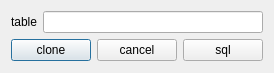
<?xml version="1.0" encoding="UTF-8"?>
<ui version="4.0">
 <class>dialog_clone</class>
 <widget class="QDialog" name="dialog_clone">
  <property name="geometry">
   <rect>
    <x>0</x>
    <y>0</y>
    <width>259</width>
    <height>73</height>
   </rect>
  </property>
  <property name="windowTitle">
   <string>layer cloning</string>
  </property>
  <property name="windowIcon">
   <iconset resource="resource.qrc">
    <normaloff>:/res/wheel.png</normaloff>:/res/wheel.png</iconset>
  </property>
  <layout class="QHBoxLayout" name="horizontalLayout_3">
   <item>
    <layout class="QVBoxLayout" name="verticalLayout">
     <item>
      <layout class="QHBoxLayout" name="horizontalLayout">
       <item>
        <widget class="QLabel" name="table_label">
         <property name="text">
          <string>table</string>
         </property>
         <property name="alignment">
          <set>Qt::AlignRight|Qt::AlignTrailing|Qt::AlignVCenter</set>
         </property>
        </widget>
       </item>
       <item>
        <widget class="QLineEdit" name="table_edit">
         <property name="toolTip">
          <string extracomment="SYSTEM"/>
         </property>
         <property name="text">
          <string/>
         </property>
        </widget>
       </item>
      </layout>
     </item>
     <item>
      <layout class="QHBoxLayout" name="horizontalLayout_2">
       <item>
        <widget class="QPushButton" name="clone_button">
         <property name="text">
          <string>clone</string>
         </property>
        </widget>
       </item>
       <item>
        <widget class="QPushButton" name="cancel_button">
         <property name="text">
          <string>cancel</string>
         </property>
        </widget>
       </item>
       <item>
        <widget class="QPushButton" name="sql_button">
         <property name="text">
          <string>sql</string>
         </property>
        </widget>
       </item>
      </layout>
     </item>
    </layout>
   </item>
  </layout>
 </widget>
 <tabstops>
  <tabstop>table_edit</tabstop>
  <tabstop>clone_button</tabstop>
  <tabstop>cancel_button</tabstop>
  <tabstop>sql_button</tabstop>
 </tabstops>
 <resources>
  <include location="resource.qrc"/>
 </resources>
 <connections/>
</ui>
